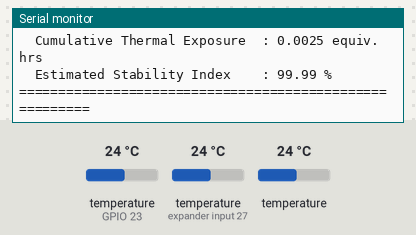
Simulated run of this sketch. Board: ESP32. Shown: the last lines printed to the serial monitor. Inputs (shaded band) come from the test bench; at power-on: temperature (sensors on expander input 27, GPIO 23) 24 °C, temperature 24 °C.

Above: at 2.7 s.
2.8 s: temperature (sensor on expander input 27) set to 12 °C
At 6.1 s:
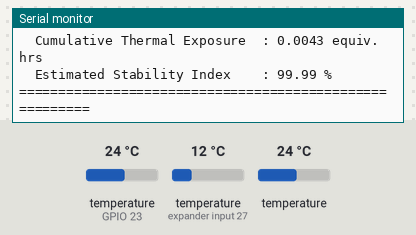
8.5 s: temperature (sensor on expander input 27) set to 2 °C
At 10.7 s:
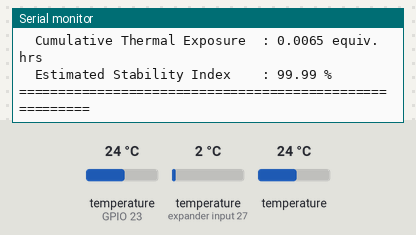
13.1 s: temperature (sensor on GPIO 23) set to 12 °C
At 15.2 s:
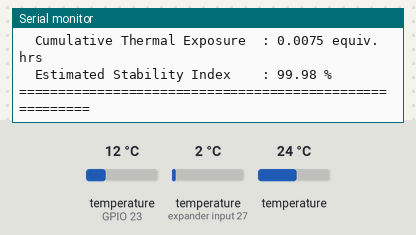
16.3 s: temperature (sensor 223) set to 12 °C
At 16.8 s:
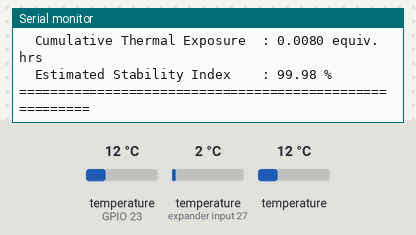
19.5 s: temperature (sensor on GPIO 23) set to 19 °C
At 22.3 s:
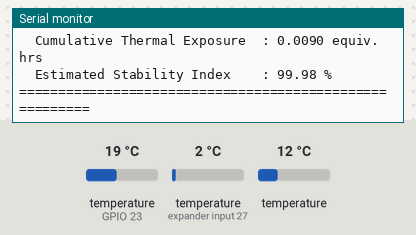
22.7 s: temperature (sensor 223) set to 19 °C
At 24.1 s:
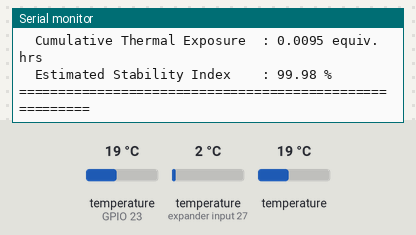
Timing chart, 0 to 25.7 s (numbered marks = the images above; inputs shaded):
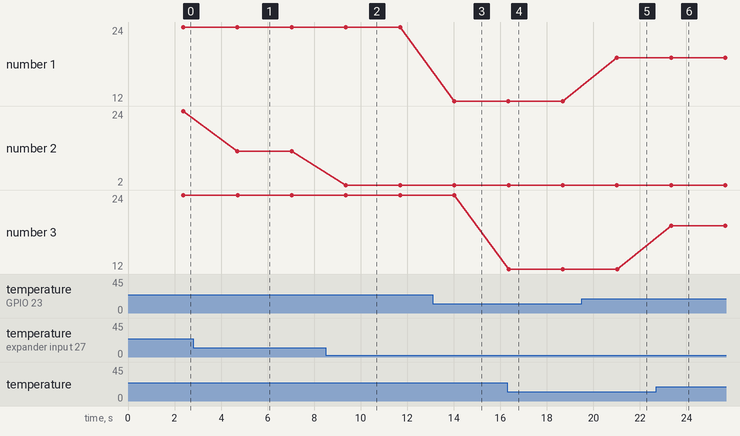

Measured:
- after the input at 2.8 s, the serial monitor: prints a new line after 1.9 s (image 1)
- after the input at 8.5 s, the serial monitor: prints a new line after 0.85 s (image 2)
- after the input at 13.1 s, the serial monitor: prints a new line after 0.92 s (image 3)
- after the input at 16.3 s, the serial monitor: prints a new line after 0.06 s (image 4)
- after the input at 19.5 s, the serial monitor: prints a new line after 1.5 s (image 5)
- after the input at 22.7 s, the serial monitor: prints a new line after 0.65 s (image 6)
- plotted number 2: 24 → 12 after the input at 2.8 s

The sketch:

esp32_cold_chain.ino
```cpp
#include <OneWire.h>
#include <DallasTemperature.h>
#include <math.h>

// GPIO Pin where all 3 DS18B20 data wires are connected
#define ONE_WIRE_BUS 23

OneWire oneWire(ONE_WIRE_BUS);
DallasTemperature sensors(&oneWire);

// Arrhenius Degradation Parameters (WHO 2°C - 8°C Baseline)
const float R_GAS = 8.314;           // J/(mol*K)
const float E_A   = 83140.0;         // Assumed Activation Energy: 83.14 kJ/mol
const float T_REF_K = 277.15;        // Reference Temp: 4.0 °C in Kelvin
const float MAX_EQUIV_HRS = 48.0;    // Allowable exposure budget

unsigned long startTime = 0;
unsigned long lastSampleTime = 0;
float cumulativeEquivHours = 0.0;
float stabilityIndex = 100.0;
int deviceCount = 0;

DeviceAddress addr1, addr2, addr3;

// Helper to print 64-bit ROM address
void printAddress(DeviceAddress deviceAddress) {
  for (uint8_t i = 0; i < 8; i++) {
    if (deviceAddress[i] < 16) Serial.print("0");
    Serial.print(deviceAddress[i], HEX);
    if (i < 7) Serial.print(":");
  }
}

// Compute Arrhenius rate multiplier Q(T)
float calculateArrheniusRate(float tempC) {
  if (tempC <= -20.0) return 0.01;
  float tempK = tempC + 273.15;
  float exponent = (E_A / R_GAS) * ((1.0 / T_REF_K) - (1.0 / tempK));
  return exp(exponent);
}

void setup() {
  Serial.begin(115200);
  delay(1500);

  Serial.println("\n========================================================");
  Serial.println("   COLD-CHAIN 3-ZONE MULTI-POINT SENSOR TELEMETRY");
  Serial.println("========================================================");

  sensors.begin();
  deviceCount = sensors.getDeviceCount();
  Serial.printf("Bus Status: Found %d DS18B20 sensor(s) on GPIO %d\n", deviceCount, ONE_WIRE_BUS);

  if (deviceCount < 3) {
    Serial.println("\n[!] WARNING: Fewer than 3 sensors detected!");
    Serial.println("    - Check that all 3 yellow wires connect to GPIO 23");
    Serial.println("    - Check 4.7k ohm resistor between 3V3 and GPIO 23\n");
  }

  // Print addresses of each probe found
  if (sensors.getAddress(addr1, 0)) {
    Serial.print("  [Probe 1 - Lid / Top]       Address: ");
    printAddress(addr1);
    Serial.println();
  }
  if (sensors.getAddress(addr2, 1)) {
    Serial.print("  [Probe 2 - Core Payload]    Address: ");
    printAddress(addr2);
    Serial.println();
  }
  if (sensors.getAddress(addr3, 2)) {
    Serial.print("  [Probe 3 - Ice Pack / Base] Address: ");
    printAddress(addr3);
    Serial.println();
  }

  Serial.println("========================================================\n");
  startTime = millis();
  lastSampleTime = millis();
}

void loop() {
  // If sensors were missing at boot, re-scan
  if (deviceCount < 3) {
    deviceCount = sensors.getDeviceCount();
  }

  // Request temperature conversions from all 3 probes
  sensors.requestTemperatures();

  float t_top  = sensors.getTempCByIndex(0); // Probe 1: Lid / Top
  float t_core = sensors.getTempCByIndex(1); // Probe 2: Core Payload (Vaccine)
  float t_pack = sensors.getTempCByIndex(2); // Probe 3: Ice Pack / Base

  // Validate core reading
  bool validCore = (t_core > -40.0 && t_core < 75.0 && t_core != 85.0);

  // Time delta integration
  unsigned long now = millis();
  float dt_hours = (float)(now - lastSampleTime) / 3600000.0;
  lastSampleTime = now;

  float accelFactor = 1.0;
  if (validCore) {
    accelFactor = calculateArrheniusRate(t_core);
    cumulativeEquivHours += (accelFactor * dt_hours);
    stabilityIndex = 100.0 * (1.0 - (cumulativeEquivHours / MAX_EQUIV_HRS));
    if (stabilityIndex < 0.0) stabilityIndex = 0.0;
  }

  // WHO Cold-Chain Status Classification
  String status = "NORMAL (2°C - 8°C)";
  if (!validCore) {
    status = "SENSOR DISCONNECTED";
  } else if (t_core < 0.0) {
    status = "CRITICAL: FREEZING HAZARD (< 0°C)";
  } else if (t_core > 8.0 && t_core <= 20.0) {
    status = "WARNING: HIGH TEMP EXCURSION (8°C - 20°C)";
  } else if (t_core > 20.0) {
    status = "ALERT: SEVERE THERMAL EXCURSION (> 20°C)";
  }

  // Format time elapsed
  unsigned long totalSec = (now - startTime) / 1000;
  int mins = totalSec / 60;
  int secs = totalSec % 60;

  // Print exact formatted block (parsed by Python dashboards)
  Serial.println("--------------------------------------------------------");
  Serial.printf("Time Elapsed: %02dm %02ds | Status: %s\n", mins, secs, status.c_str());
  Serial.println("--------------------------------------------------------");

  if (t_top == DEVICE_DISCONNECTED_C) Serial.println("  [Lid / Top]       Probe 1: DISCONNECTED (-127°C)");
  else Serial.printf("  [Lid / Top]       Probe 1: %.2f °C\n", t_top);

  if (t_core == DEVICE_DISCONNECTED_C) Serial.println("  [Payload / Core]  Probe 2: DISCONNECTED (-127°C)");
  else Serial.printf("  [Payload / Core]  Probe 2: %.2f °C\n", t_core);

  if (t_pack == DEVICE_DISCONNECTED_C) Serial.println("  [Ice Pack / Base] Probe 3: DISCONNECTED (-127°C)");
  else Serial.printf("  [Ice Pack / Base] Probe 3: %.2f °C\n", t_pack);

  Serial.println("--------------------------------------------------------");
  Serial.printf("  Arrhenius Degradation Factor : %.2fx normal rate\n", accelFactor);
  Serial.printf("  Cumulative Thermal Exposure  : %.4f equiv. hrs\n", cumulativeEquivHours);
  Serial.printf("  Estimated Stability Index    : %.2f %%\n", stabilityIndex);
  Serial.println("========================================================\n");

  delay(1500);
}
```
